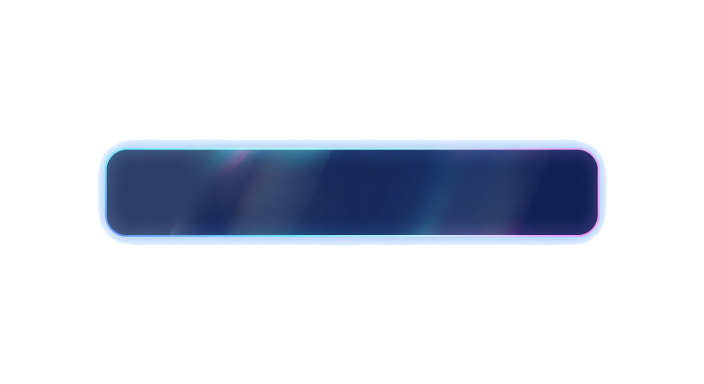
#> input picture mywiki/assets/input_field.png, 1408 x 768 px (shown at 1/2 size)
$ python -i wiki_utils.py   (imports and definitions only)
#> lines starting #> are read from the running program, lines starting #| are printed output that depends on the picture; after the words box and inside, x2 and y2 are one past the last pixel; in counts of white or black regions, pixels touching at a corner belong together
#> further down, picture is the input picture: PIL image 1408x768 RGBA; mean R, G, B, A 218.3, 222.5, 231.1, 49.5
"""Image utilities for MyWiki - rounded corners, shadows, transparent bg, tiling."""

from pathlib import Path
from PIL import Image, ImageDraw, ImageFilter, ImageChops


# [15 lines left out: functions rounded_mask, round_corners, not called in this run]


def add_drop_shadow(img: Image.Image, offset=(0, 8), blur=18, opacity=140) -> Image.Image:
#> called with offset = (0, 8), blur = 18, opacity = 140
    img = img.convert("RGBA")
    w, h = img.size
#> w = 1408; h = 768
    pad = blur * 2 + max(abs(offset[0]), abs(offset[1]))
    canvas = Image.new("RGBA", (w + pad * 2, h + pad * 2), (0, 0, 0, 0))
#> canvas: PIL image 1496x856 RGBA; every value is 0
    shadow = Image.new("RGBA", canvas.size, (0, 0, 0, 0))
    alpha = img.split()[-1]
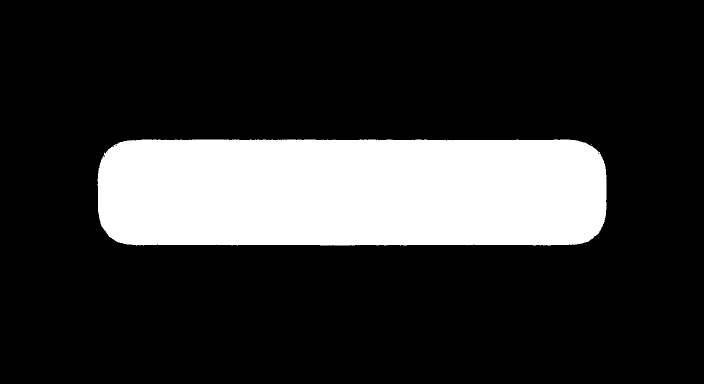
#> alpha: PIL image 1408x768 L (shown at 1/2 size); 19.4% white; 2 white regions (1 under 20 px), largest, box (x1, y1, x2, y2) and area: (195, 279, 1213, 491) 209820
    shadow.paste((0, 0, 0, opacity), (pad + offset[0], pad + offset[1]), alpha)
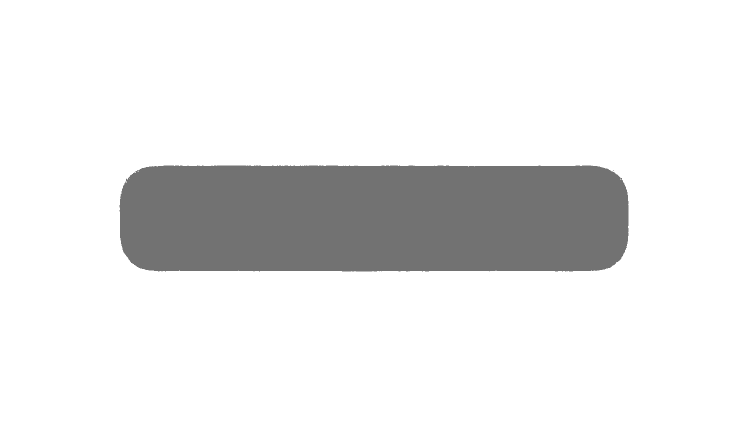
#> shadow: PIL image 1496x856 RGBA (shown at 1/2 size); mean R, G, B, A 0, 0, 0, 22.9; transparent parts drawn white
    shadow = shadow.filter(ImageFilter.GaussianBlur(blur))
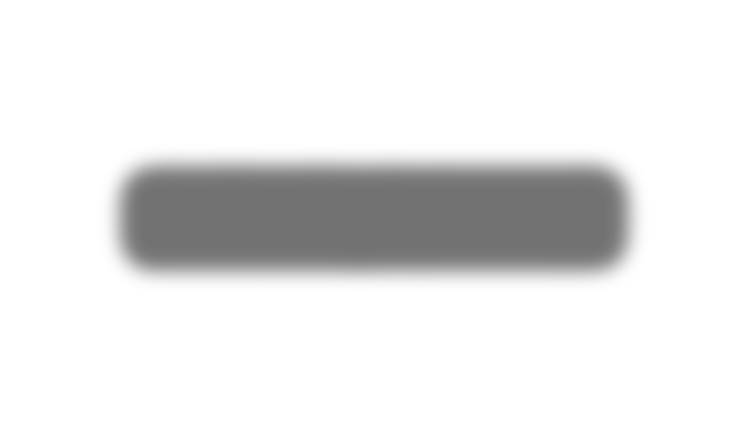
#> shadow: PIL image 1496x856 RGBA (shown at 1/2 size); mean R, G, B, A 0, 0, 0, 22.9; transparent parts drawn white
    canvas.alpha_composite(shadow)
    canvas.alpha_composite(img, (pad, pad))
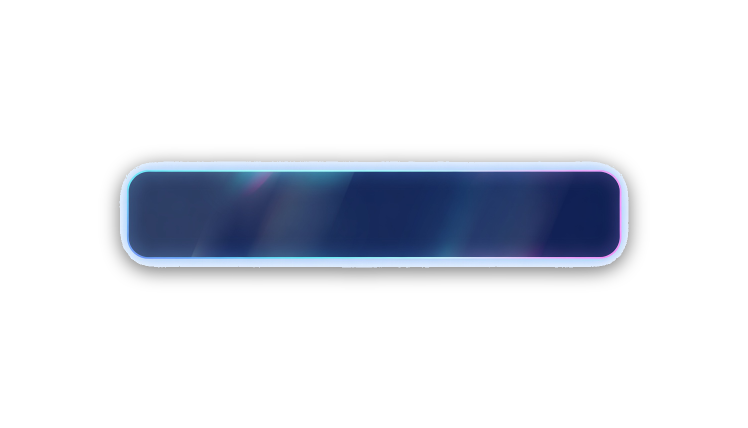
#> canvas: PIL image 1496x856 RGBA (shown at 1/2 size); mean R, G, B, A 11.7, 15.1, 22.1, 43.8; transparent parts drawn white
    return canvas


# [38 lines left out: functions remove_solid_bg, fit_square, tint, save_png, not called in this run]

>>> from PIL import Image
>>> picture = Image.open('../assets/input_field.png')
>>> result = add_drop_shadow(picture)
